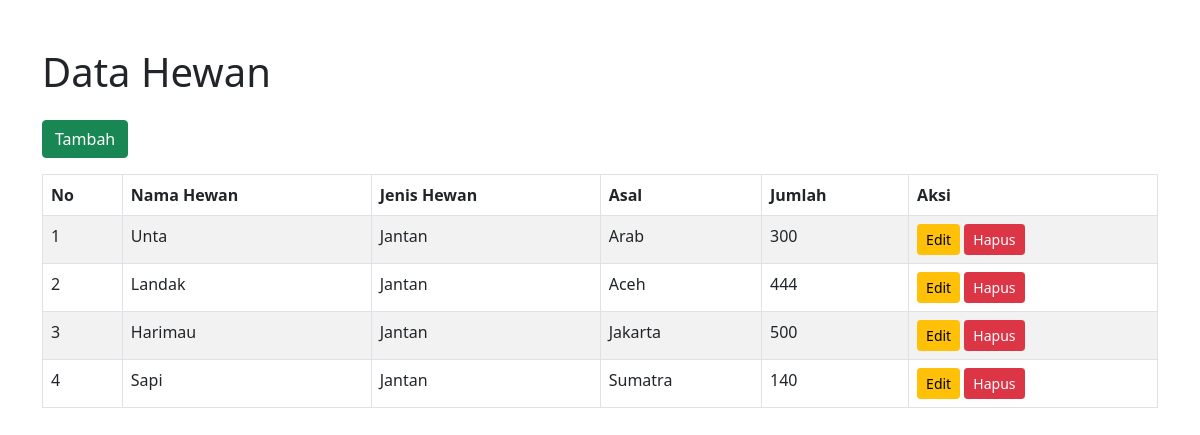
The page / on the database its author committed.
### tables this page shows
CREATE TABLE `db_bale` (
  `id_hewan` int(11) NOT NULL,
  `nama_hewan` varchar(100) NOT NULL,
  `jenis_hewan` varchar(100) NOT NULL,
  `asal` varchar(100) NOT NULL,
  `jumlah` int(11) NOT NULL
);

### index.php (the view, shortened to what this page needs)
<!doctype html>
<html lang="en">
  <head>
        <link href="https://cdn.jsdelivr.net/npm/bootstrap@5.0.2/dist/css/bootstrap.min.css" rel="stylesheet">
  </head>
  <body class="container mt-5">
    <h1 class="mb-4">Data Hewan</h1>
    <a href="tambah.php" class="btn btn-success mb-3">Tambah</a>
        <table class="table table-bordered table-striped">
      <thead>
        <tr>
          <th>No</th>
          <th>Nama Hewan</th>
          <th>Jenis Hewan</th>
          <th>Asal</th>
          <th>Jumlah</th>
          <th>Aksi</th>
        </tr>
      </thead>
      <tbody>
        <?php
          include "koneksi.php";
          $sqlt = mysqli_query($koneksi, "SELECT * FROM db_bale");
          $no = 1;
          while($dat = mysqli_fetch_array($sqlt)) {
        ?>
        <tr>
          <td><?= $no++ ?></td>
          <td><?= $dat['nama_hewan']; ?></td>
          <td><?= $dat['jenis_hewan']; ?></td>
          <td><?= $dat['asal']; ?></td>
          <td><?= $dat['jumlah']; ?></td>
          <td>
               <a href="edit.php?id=<?= $dat['id_hewan'] ?>" class="btn btn-warning btn-sm">
   <i class="fas fa-edit"></i> Edit
</a>
            <a href="hapus.php?id=<?= $dat['id_hewan']; ?>" class="btn btn-danger btn-sm" onclick="return confirm('Yakin ingin menghapus data ini?')">
              <i class="fas fa-trash-alt"></i> Hapus
            </a>
          </td>
        </tr>
        <?php } ?>
      </tbody>
    </table>
  </body>
</html>

### rows shown on the page
db_bale: nama_hewan "Unta", jenis_hewan "Jantan", asal "Arab", jumlah "300"
db_bale: nama_hewan "Landak", jenis_hewan "Jantan", asal "Aceh", jumlah "444"
db_bale: nama_hewan "Harimau", jenis_hewan "Jantan", asal "Jakarta", jumlah "500"
db_bale: nama_hewan "Sapi", jenis_hewan "Jantan", asal "Sumatra", jumlah "140"
